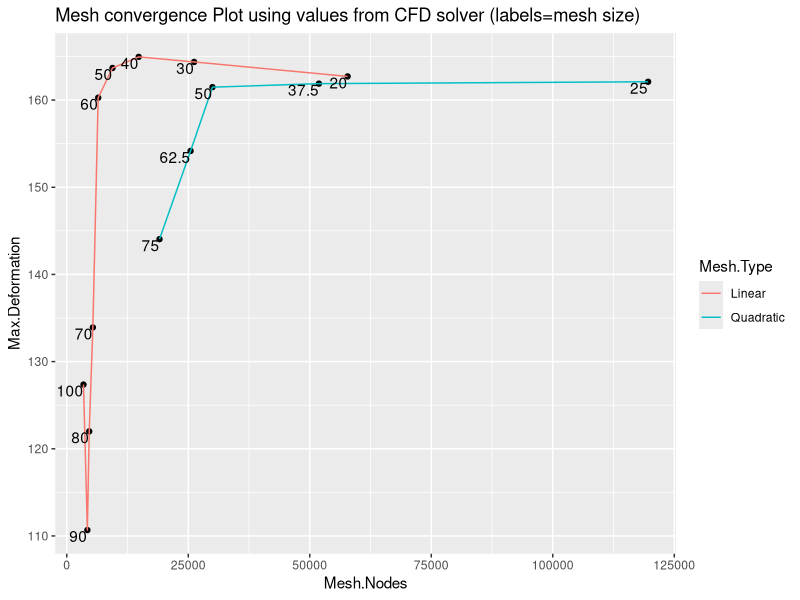

The R script that drew this image:
## ---- chunk 1
library(tidyverse)
library(ggplot2)
## ---- chunk 2
# Load and filter
df=read.csv("UsingCFDValues.csv", sep=",")
df = df %>% na.omit()
## ---- chunk 3
# Plot Convergence

ggplot(df, aes(x=Mesh.Nodes, y=Max.Deformation, label=Mesh.size..mm.)) + geom_point() + geom_line(aes(color=Mesh.Type)) + geom_text(vjust=1, hjust=1) + ggtitle("Mesh convergence Plot using values from CFD solver (labels=mesh size)")


